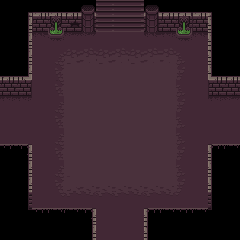

Tiled map render using the project's own tile images. Description and the map definition, with tile-layer contents summarised, below:
An orthogonal 15x15 tile map with 16x16 px tiles, 2 tile layers (Capa de Patrones 1, Capa de patrones 2).

<map version="1.0" tiledversion="1.1.3" orientation="orthogonal" renderorder="right-down" width="15" height="15" tilewidth="16" tileheight="16" infinite="0" nextobjectid="1">
 <tileset firstgid="1" name="0x72_16x16DungeonTileset.v4" tilewidth="16" tileheight="16" tilecount="256" columns="16">
  <image source="0x72_16x16DungeonTileset.v4.png" width="256" height="256" />
 </tileset>
 <layer name="Capa de Patrones 1" width="15" height="15">
  <data>[225 cells, 145 non-empty, 19 distinct tile ids]</data>
 </layer>
 <layer name="Capa de patrones 2" width="15" height="15">
  <data>[225 cells, 56 non-empty, 26 distinct tile ids]</data>
 </layer>
</map>
